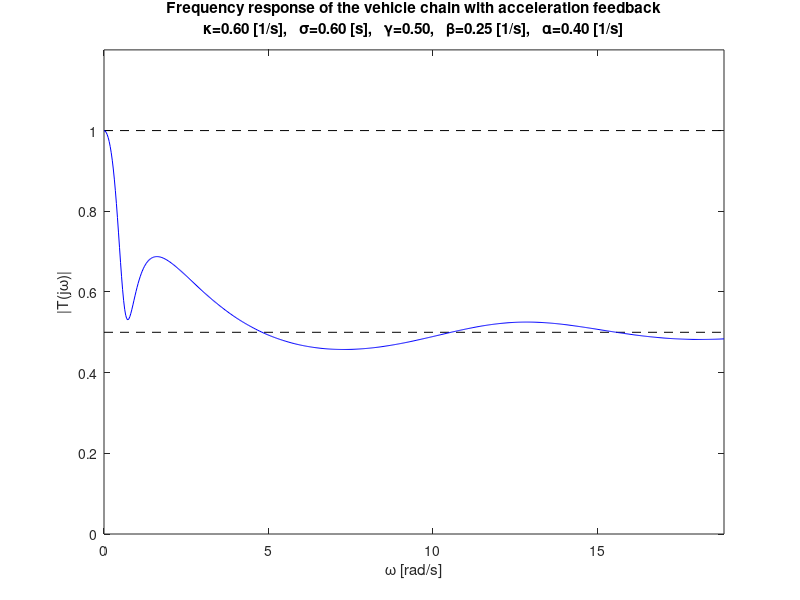

MATLAB code for this plot:
%% Create frequency response plots for CCC with acceleration feedback
clear; %close all; clc;

%% Calculate frequency response
% parameters
kappa=0.6;
sigma=0.6;
gamma=0.50;	%0.00, 0.25, 0.50, 0.75
alpha=0.4;
beta=0.25;

% range of frequencies
ommin=0;
ommax=6*pi;             %  pi, 6*pi
dom=(ommax-ommin)/600;  % 100,  600
om=ommin:dom:ommax;

% range of magnitude on frequency response plot
Mmin=0;
Mmax=1.2;

% transfer function
T=(alpha*kappa+beta*1i.*om-gamma*om.^2)./...
  ((-om.^2).*exp(1i*om*sigma)+(beta+alpha)*1i.*om+alpha*kappa);
M=abs(T);

%% Plot frequency response
figure(1); clf; hold on; box on;
title([]);
plot([ommin,ommax],[1,1],'k--');
plot([ommin,ommax],[gamma,gamma],'k--');
plot(om,M,'b');
xlabel('\omega [rad/s]');
ylabel('|T(j\omega)|');
axis([ommin,ommax,Mmin,Mmax]);
title(['Frequency response of the vehicle chain with acceleration feedback',10,...
       '\kappa=',num2str(kappa,'%3.2f'),' [1/s]',',   ',...
       '\sigma=',num2str(sigma,'%3.2f'),' [s]',',   ',...
       '\gamma=',num2str(gamma,'%3.2f'),',   ',...
       '\beta=',num2str(beta,'%3.2f'),' [1/s]',',   ',...
       '\alpha=',num2str(alpha,'%3.2f'),' [1/s]']);